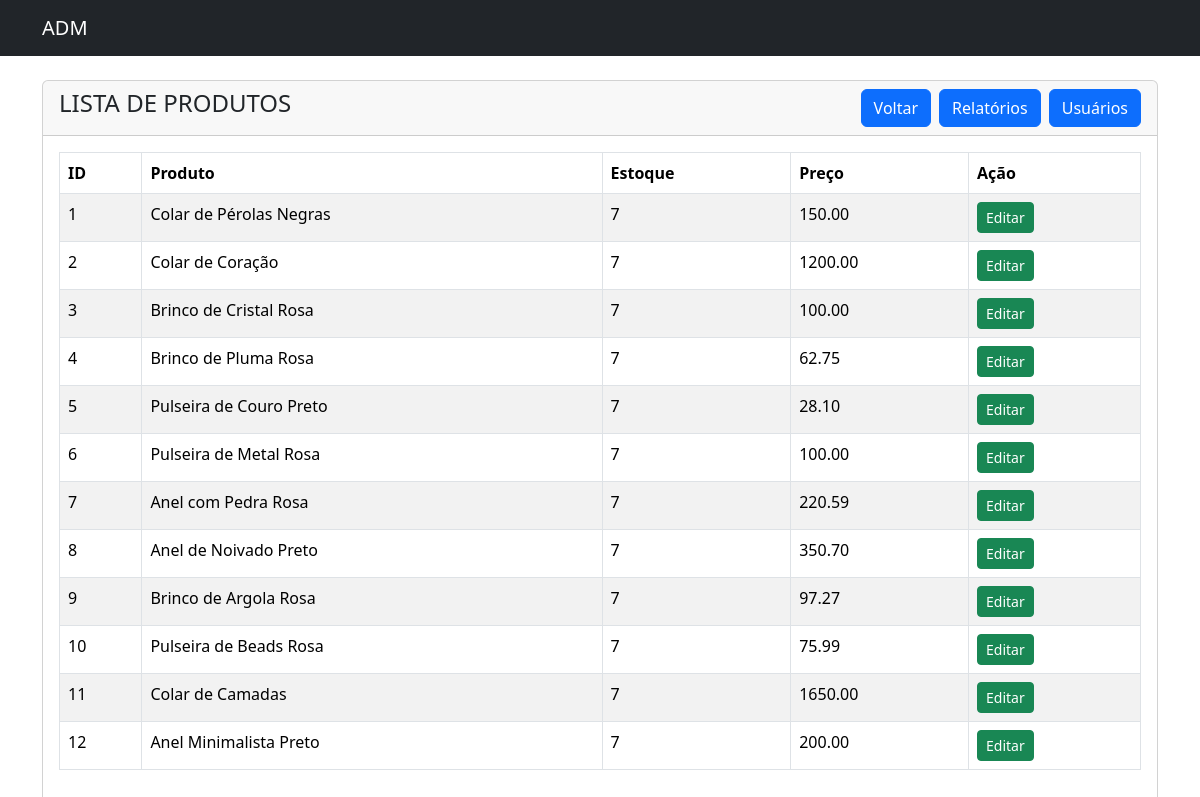
The page /index_produtos.php on the database its author committed.
### tables this page shows
CREATE TABLE Produto_Loja (
    id_produto_loja INT AUTO_INCREMENT PRIMARY KEY,
    produto VARCHAR(100),
    estoque INT,
    preco_loja DECIMAL(10, 2),
    quantidade_vendida INT DEFAULT 0,
    lucro DECIMAL(10, 2) DEFAULT 0.00
);

### index_produtos.php (the view, shortened to what this page needs)
<?php
require 'conexao.php';
?>
<!doctype html>
<html lang="en">
  <head>
    <link href="https://cdn.jsdelivr.net/npm/bootstrap@5.3.3/dist/css/bootstrap.min.css" rel="stylesheet">
  </head>
  <body>
    <?php include('navbar.php'); ?>
    <div class="container mt-4">
        <div class="row">
            <div class="col-md-12">
                <div class="card">
                    <div class="card-header">
                    <h4> LISTA DE PRODUTOS
                        <a href="index.php" class="btn btn-primary float-end ms-2">Usuários</a>
                        <a href="relatorios.php" class="btn btn-primary float-end ms-2">Relatórios</a>
                        <a href="loja.php" class="btn btn-primary float-end ms-2">Voltar</a>
                    </h4>
                    </div>
                    <div class="card-body">
                        <table class="table table-bordered table-striped">
                            <thead>
                                <tr>
                                    <th>ID</th>
                                    <th>Produto</th>
                                    <th>Estoque</th>
                                    <th>Preço</th>
                                    <th>Ação</th>
                                </tr>
                            </thead>
                            <tbody>
                            <?php
                            $sql = 'SELECT * FROM produto_loja';
                            $produtos = mysqli_query($conexao, $sql);
                            if (mysqli_num_rows($produtos) > 0)
                            {
                                foreach($produtos as $produto)
                                {
                            ?>
                                <tr>
                                    <td>
                                        <?=$produto['id_produto_loja']?>
                                    </td>
                                    <td>
                                        <?=$produto['produto']?>
                                    </td>
                                    <td>
                                        <?=$produto['estoque']?>
                                    </td>
                                    <td>
                                        <?=$produto['preco_loja']?>
                                    </td>
                                    <td>
                                        <a href="produtos-edit.php?id=<?=$produto['id_produto_loja']?>" class="btn btn-success btn-sm">Editar</a>
                                    </td>
                                </tr>
                                <?php
                                }
                            }
                            else
                            {
                                echo'<h5>Ainda não tem Produtos!</h5>';
                            }
                            ?>
                            </tbody>
                        </table>
                    </div>
                </div>
            </div>
        </div>
    </div>
  </body>
</html>

### rows shown on the page
produto_loja: id_produto_loja "1", produto "Colar de Pérolas Negras", estoque "7", preco_loja "150.00"
produto_loja: id_produto_loja "2", produto "Colar de Coração", estoque "7", preco_loja "1200.00"
produto_loja: id_produto_loja "3", produto "Brinco de Cristal Rosa", estoque "7", preco_loja "100.00"
produto_loja: id_produto_loja "4", produto "Brinco de Pluma Rosa", estoque "7", preco_loja "62.75"
produto_loja: id_produto_loja "5", produto "Pulseira de Couro Preto", estoque "7", preco_loja "28.10"
produto_loja: id_produto_loja "6", produto "Pulseira de Metal Rosa", estoque "7", preco_loja "100.00"
produto_loja: id_produto_loja "7", produto "Anel com Pedra Rosa", estoque "7", preco_loja "220.59"
produto_loja: id_produto_loja "8", produto "Anel de Noivado Preto", estoque "7", preco_loja "350.70"
produto_loja: id_produto_loja "9", produto "Brinco de Argola Rosa", estoque "7", preco_loja "97.27"
produto_loja: id_produto_loja "10", produto "Pulseira de Beads Rosa", estoque "7", preco_loja "75.99"
produto_loja: id_produto_loja "11", produto "Colar de Camadas", estoque "7", preco_loja "1650.00"
produto_loja: id_produto_loja "12", produto "Anel Minimalista Preto", estoque "7", preco_loja "200.00"
